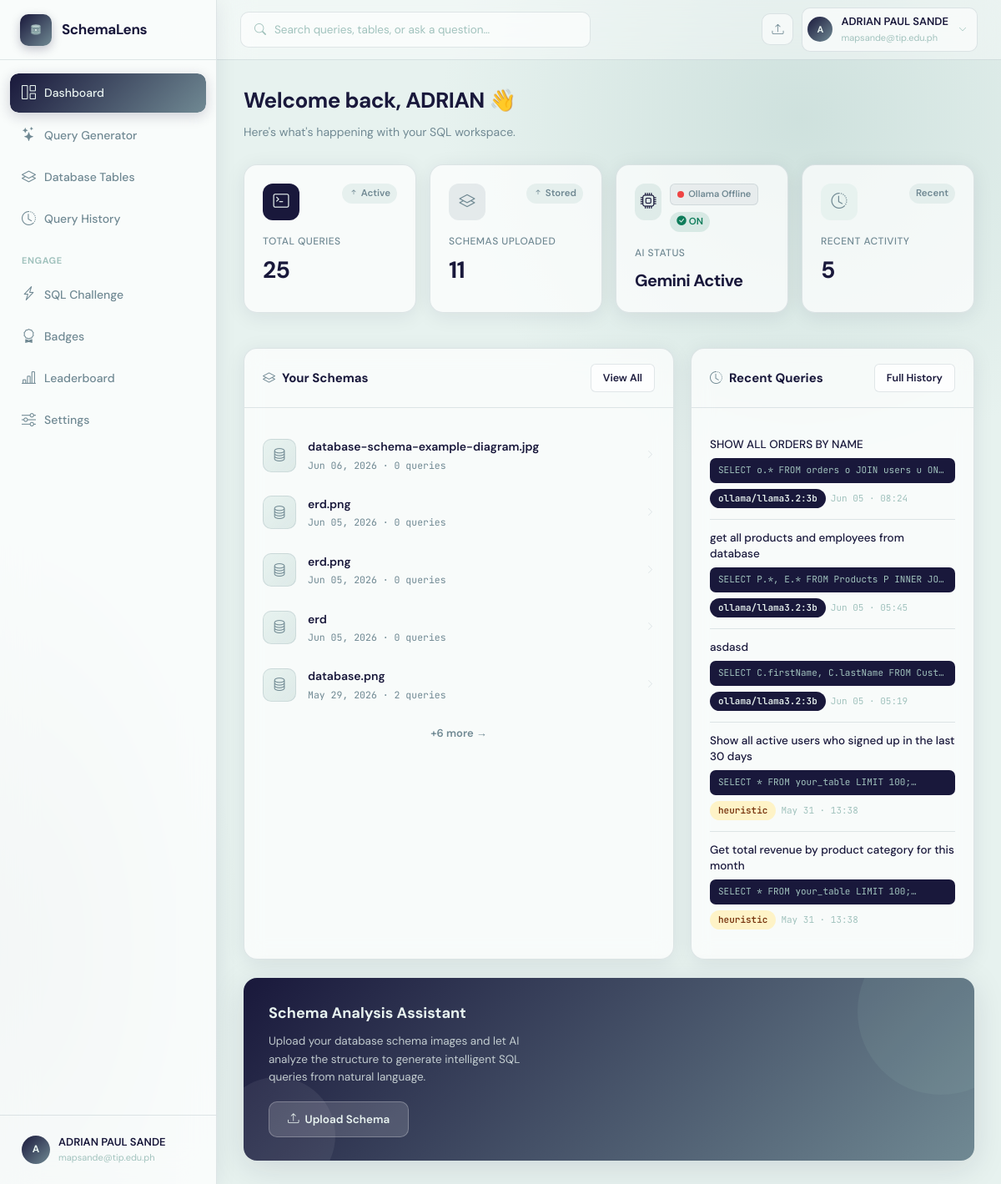
The app's page /dashboard (signed in) with its own data.
### app.py (models this page shows)
class User(UserMixin, db.Model):
    __tablename__ = "users"
    id           = db.Column(db.Integer, primary_key=True)
    name         = db.Column(db.String(120), nullable=False)
    email        = db.Column(db.String(200), unique=True, nullable=False)
    password     = db.Column(db.String(256), nullable=False)
    company      = db.Column(db.String(120), default="")
    role         = db.Column(db.String(80), default="")
    gemini_key   = db.Column(db.String(256), default="")
    last_active   = db.Column(db.DateTime, nullable=True)
    streak_days  = db.Column(db.Integer, default=0)
    created_at   = db.Column(db.DateTime, default=datetime.datetime.utcnow)
    agreement_accepted = db.Column(db.Boolean, default=False)
    agreement_accepted_at = db.Column(db.DateTime, nullable=True)
    schemas      = db.relationship("SchemaUpload", backref="owner", lazy=True,
                                   cascade="all, delete-orphan")
    queries      = db.relationship("QueryHistory", backref="owner", lazy=True,
                                   cascade="all, delete-orphan")
    badges       = db.relationship("UserBadge", backref="user", lazy=True,
                                   cascade="all, delete-orphan")
    challenges   = db.relationship("ChallengeAttempt", backref="user", lazy=True,
                                   cascade="all, delete-orphan")

class SchemaUpload(db.Model):
    __tablename__ = "schema_uploads"
    id            = db.Column(db.Integer, primary_key=True)
    user_id       = db.Column(db.Integer, db.ForeignKey("users.id"), nullable=False)
    filename      = db.Column(db.String(256), nullable=False)
    original_name = db.Column(db.String(256), nullable=False)
    schema_name   = db.Column(db.String(120), default="")
    ocr_text      = db.Column(db.Text, default="")
    parsed_schema = db.Column(db.Text, default="")   # JSON
    confirmed_schema = db.Column(db.Text, default="")  # JSON — user-confirmed/edited version
    uploaded_at   = db.Column(db.DateTime, default=datetime.datetime.utcnow)
    queries       = db.relationship("QueryHistory", backref="schema", lazy=True,
                                    cascade="all, delete-orphan")

class QueryHistory(db.Model):
    __tablename__ = "query_history"
    id             = db.Column(db.Integer, primary_key=True)
    user_id        = db.Column(db.Integer, db.ForeignKey("users.id"), nullable=False)
    schema_id      = db.Column(db.Integer, db.ForeignKey("schema_uploads.id"), nullable=True)
    natural_query  = db.Column(db.Text, nullable=False)
    generated_sql  = db.Column(db.Text, default="")
    model_used     = db.Column(db.String(80), default="")
    sql_explanation = db.Column(db.Text, default="")     # Feature 2: plain-English explanation
    accuracy_score  = db.Column(db.Float, default=None)  # Feature 4: confidence score
    accuracy_notes  = db.Column(db.Text, default="")     # Feature 4: validation notes
    conversation_context = db.Column(db.Text, default="")  # Feature 3: JSON conversation history
    created_at     = db.Column(db.DateTime, default=datetime.datetime.utcnow)

### app.py (the view)
@app.route("/dashboard")
@login_required
def dashboard():
    if not current_user.agreement_accepted:
        return redirect(url_for("agreement_page", next=url_for("dashboard")))
    schemas  = SchemaUpload.query.filter_by(user_id=current_user.id)\
                .order_by(SchemaUpload.uploaded_at.desc()).all()
    recent_q = QueryHistory.query.filter_by(user_id=current_user.id)\
                .order_by(QueryHistory.created_at.desc()).limit(5).all()
    total_q  = QueryHistory.query.filter_by(user_id=current_user.id).count()
    return render_template("dashboard.html",
                           schemas=schemas, recent_queries=recent_q,
                           total_queries=total_q)

### templates/dashboard.html (shortened to what this page needs)
{% extends "base.html" %}
{% block content %}
<div class="dash-header fade-in">
  <h1>Welcome back, {{ current_user.name.split()[0] }} 👋</h1>
  <p>Here's what's happening with your SQL workspace.</p>
</div>
<div class="stats-grid fade-in fade-in-1">
  <div class="stat-card"  id="total-queries">
    <a href="{{ url_for('query_page') }}" style="text-decoration:none">
    <div class="stat-card-top">
      <div class="stat-card-icon dark"><i class="bi bi-terminal"></i></div>
      <span class="stat-change"><i class="bi bi-arrow-up-short"></i> Active</span>
    </div>
    <div class="stat-label">Total Queries</div>
    <div class="stat-value">{{ total_queries }}</div>
    </a>
  </div>
  <div class="stat-card">
    <a href="{{ url_for('schemas') }}" style="text-decoration:none">
    <div class="stat-card-top">
      <div class="stat-card-icon mid"><i class="bi bi-layers"></i></div>
      <span class="stat-change"><i class="bi bi-arrow-up-short"></i> Stored</span>
    </div>
    <div class="stat-label">Schemas Uploaded</div>
    <div class="stat-value">{{ schemas|length }}</div>
  </a>
  </div>
  <div class="stat-card">
    <a href="{{ url_for('settings') }}" style="text-decoration:none">
      <div class="stat-card-top" style="align-items:flex-start; gap:10px;">
        <div class="stat-card-icon {% if current_user.gemini_key %}teal{% else %}light{% endif %}"><i class="bi bi-cpu"></i></div>
        <div style="display:flex;align-items:center;gap:8px;flex-wrap:wrap;">
          <span class="ollama-status-badge ollama-badge ollama-checking" title="Checking Ollama status…">
            <span class="ollama-dot"></span>
            <span class="ollama-label">Ollama</span>
          </span>
          <span class="stat-change" {% if current_user.gemini_key %}style="background:rgba(14,124,90,0.12);color:#0e7c5a;"{% endif %}>
            {% if current_user.gemini_key %}<i class="bi bi-check-circle-fill"></i> ON{% else %}No Key{% endif %}
          </span>
        </div>
      </div>
    <div class="stat-label">AI Status</div>
    </a>
    <div class="stat-value" style="font-size:20px;padding-top:4px;">
      {% if current_user.gemini_key %}Gemini Active{% else %}No Key Set{% endif %}
    </div>
  </div>
  <div class="stat-card">
    <a href="{{ url_for('history')}}" style="text-decoration:none">
    <div class="stat-card-top">
      <div class="stat-card-icon light"><i class="bi bi-clock-history"></i></div>
      <span class="stat-change">Recent</span>
    </div>
    <div class="stat-label">Recent Activity</div>
    <div class="stat-value">{{ recent_queries|length }}</div>
  </div>
</div>
<div class="dash-grid">
  <div class="card fade-in fade-in-2">
    <div class="card-header">
      <div class="card-title"><i class="bi bi-layers" style="color:var(--primary-mid);margin-right:8px;"></i>Your Schemas</div>
      <a href="{{ url_for('schemas') }}" class="btn btn-outline btn-sm">View All</a>
    </div>
    <div class="card-body">
      {% if schemas %}
        {% for s in schemas[:5] %}
        <a href="{{ url_for('schema_detail', schema_id=s.id) }}" style="text-decoration:none;color:inherit;display:block;">
          <div class="schema-row">
            <div class="schema-thumb"><i class="bi bi-database" style="color:var(--primary-mid);"></i></div>
            <div class="flex-1">
              <div class="schema-row-name">{{ s.schema_name or s.original_name }}</div>
              <div class="schema-row-meta">{{ s.uploaded_at.strftime('%b %d, %Y') }} · {{ s.queries|length }} queries</div>
            </div>
            <i class="bi bi-chevron-right" style="color:var(--border);font-size:11px;"></i>
          </div>
        </a>
        {% endfor %}
        {% if schemas|length > 5 %}
        <div style="text-align:center;padding:12px 0 0;">
          <a href="{{ url_for('schemas') }}" style="font-size:13px;color:var(--primary-mid);font-weight:600;text-decoration:none;">+{{ schemas|length - 5 }} more →</a>
        </div>
        {% endif %}
      {% endif %}
    </div>
  </div>
  <div class="card fade-in fade-in-3">
    <div class="card-header">
      <div class="card-title"><i class="bi bi-clock-history" style="color:var(--primary-mid);margin-right:8px;"></i>Recent Queries</div>
      <a href="{{ url_for('history') }}" class="btn btn-outline btn-sm">Full History</a>
    </div>
    <div class="card-body">
      {% if recent_queries %}
        {% for q in recent_queries %}
        <div class="query-row">
          <div class="query-row-text">{{ q.natural_query[:80] }}{% if q.natural_query|length > 80 %}…{% endif %}</div>
          <div class="query-row-sql">{{ q.generated_sql[:80] }}…</div>
          <div style="margin-top:7px;display:flex;gap:6px;align-items:center;">
            <span class="badge {{ 'badge-dark' if q.model_used != 'heuristic' else 'badge-amber' }}">{{ q.model_used }}</span>
            <span style="font-size:11px;color:var(--text-xs);font-family:var(--mono);">{{ q.created_at.strftime('%b %d · %H:%M') }}</span>
          </div>
        </div>
        {% endfor %}
      {% else %}
        <div class="empty" style="padding:36px 0;">
          <i class="bi bi-terminal"></i>
          <h4>No queries yet</h4>
          <a href="{{ url_for('query_page') }}" class="btn btn-primary mt-3" style="display:inline-flex;">Generate SQL</a>
        </div>
      {% endif %}
    </div>
  </div>
</div>
<div class="ai-panel fade-in fade-in-4">
  <h3>Schema Analysis Assistant</h3>
  <p>Upload your database schema images and let AI analyze the structure to generate intelligent SQL queries from natural language.</p>
  <a href="{{ url_for('schemas') }}" class="ai-panel-btn"><i class="bi bi-upload"></i> Upload Schema</a>
</div>
{% endblock %}

### templates/base.html (shortened to what this page needs)
<!DOCTYPE html>
<html lang="en">
<head>
  <link href="https://cdn.jsdelivr.net/npm/bootstrap-icons@1.11.3/font/bootstrap-icons.css" rel="stylesheet">
  <link rel="stylesheet" href="https://cdnjs.cloudflare.com/ajax/libs/highlight.js/11.9.0/styles/github-dark.min.css">
</head>
<body>
{% if current_user.is_authenticated %}
<aside class="sidebar">
  <div class="sidebar-logo">
    <a href="{{ url_for('dashboard') }}">
      <div class="logo-icon">
      </div>
      <span class="logo-text">SchemaLens</span>
    </a>
  </div>
  <nav class="sidebar-nav">
    <a href="{{ url_for('dashboard') }}" class="nav-item {% if request.endpoint=='dashboard' %}active{% endif %}">
      <i class="bi bi-grid-1x2"></i> <span>Dashboard</span>
    </a>
    <a href="{{ url_for('query_page') }}" class="nav-item {% if request.endpoint=='query_page' %}active{% endif %}">
      <i class="bi bi-stars"></i> <span>Query Generator</span>
    </a>
    <a href="{{ url_for('schemas') }}" class="nav-item {% if request.endpoint in ['schemas','schema_detail'] %}active{% endif %}">
      <i class="bi bi-layers"></i> <span>Database Tables</span>
    </a>
    <a href="{{ url_for('history') }}" class="nav-item {% if request.endpoint=='history' %}active{% endif %}">
      <i class="bi bi-clock-history"></i> <span>Query History</span>
    </a>
    <div class="nav-section">Engage</div>
    <a href="{{ url_for('challenge_page') }}" class="nav-item {% if request.endpoint=='challenge_page' %}active{% endif %}">
      <i class="bi bi-lightning-charge"></i> <span>SQL Challenge</span>
    </a>
    <a href="{{ url_for('badges_page') }}"    class="nav-item {% if request.endpoint=='badges_page' %}active{% endif %}">
      <i class="bi bi-award"></i> <span>Badges</span>
    </a>
    <a href="{{ url_for('leaderboard') }}"    class="nav-item {% if request.endpoint=='leaderboard' %}active{% endif %}">
      <i class="bi bi-bar-chart-line"></i> <span>Leaderboard</span>
    </a>
    <a href="{{ url_for('settings') }}" class="nav-item {% if request.endpoint=='settings' %}active{% endif %}">
      <i class="bi bi-sliders"></i> <span>Settings</span>
    </a>
  </nav>
  <div class="sidebar-footer">
    <div class="user-row">
      <div class="user-avatar">{{ current_user.name[0].upper() }}</div>
      <div>
        <div class="user-name">{{ current_user.name }}</div>
        <div class="user-email">{{ current_user.email[:26] }}{% if current_user.email|length > 26 %}…{% endif %}</div>
      </div>
    </div>
  </div>
</aside>
<header class="topbar">
  <div class="search-box">
    <i class="bi bi-search"></i>
    <input type="text" placeholder="Search queries, tables, or ask a question…">
  </div>
  <div class="topbar-right">
    <a href="{{ url_for('schemas') }}" class="icon-btn" title="Upload Schema"><i class="bi bi-upload"></i></a>
    <div class="user-dropdown-wrapper">
      <div class="topbar-user" id="topbarUserBtn">
        <div class="user-avatar" style="width:30px;height:30px;font-size:11px;">{{ current_user.name[0].upper() }}</div>
        <div>
          <div class="name">{{ current_user.name }}</div>
          <div class="email">{{ current_user.email[:22] }}{% if current_user.email|length>22 %}…{% endif %}</div>
        </div>
        <i class="bi bi-chevron-down" style="font-size:10px;color:var(--text-xs);margin-left:2px;"></i>
      </div>
    </div>
  </div>
</header>
<div class="main">
  <div class="page">
    {% block content %}{% endblock %}
  </div>
</div>
{% else %}
{% block auth_content %}{% endblock %}
{% endif %}
</body>
</html>

### records on screen
User: name "A", name "ADRIAN PAUL SANDE", email "mapsande@tip.edu.ph", name "ADRIAN"
SchemaUpload: schema_name "database-schema-example-diagram.jpg", uploaded_at "Jun 06, 2026", queries|length "0"
SchemaUpload: schema_name "erd.png", uploaded_at "Jun 05, 2026", queries|length "0"
SchemaUpload: schema_name "erd.png", uploaded_at "Jun 05, 2026", queries|length "0"
SchemaUpload: schema_name "erd", uploaded_at "Jun 05, 2026", queries|length "0"
SchemaUpload: schema_name "database.png", uploaded_at "May 29, 2026", queries|length "2"
QueryHistory: natural_query "SHOW ALL ORDERS BY NAME", generated_sql "SELECT o.* FROM orders o JOIN users u ON…", model_used "ollama/llama3.2:3b", created_at "Jun 05 · 08:24"
QueryHistory: natural_query "get all products and employees from database", generated_sql "SELECT P.*, E.* FROM Products P INNER JO…", model_used "ollama/llama3.2:3b", created_at "Jun 05 · 05:45"
QueryHistory: natural_query "asdasd", generated_sql "SELECT C.firstName, C.lastName FROM Cust…", model_used "ollama/llama3.2:3b", created_at "Jun 05 · 05:19"
QueryHistory: natural_query "Show all active users who signed up in the last 30 days", generated_sql "SELECT * FROM your_table LIMIT 100;", model_used "heuristic", created_at "May 31 · 13:38"
QueryHistory: natural_query "Get total revenue by product category for this month", generated_sql "SELECT * FROM your_table LIMIT 100;", model_used "heuristic", created_at "May 31 · 13:38"

### other values on screen
{{ total_queries }} "25"
{{ schemas|length }} "11"
{{ recent_queries|length }} "5"
{{ schemas|length - 5 }} "6"
